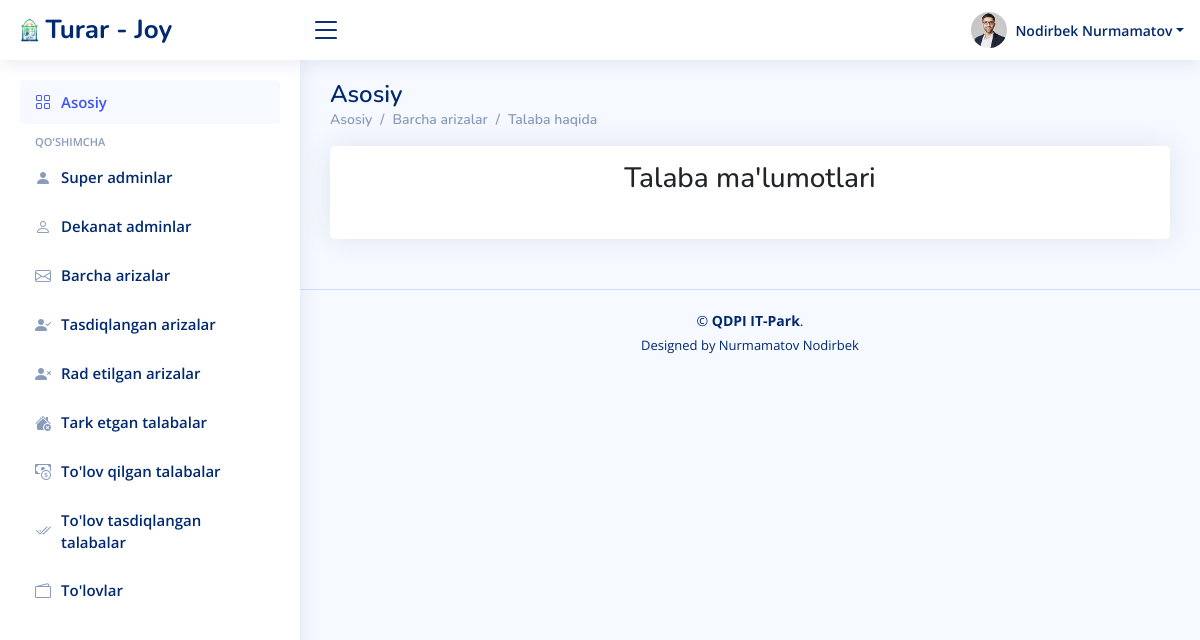
The page /ariza/arizalar_jadvali/83323e54-8c00-4353-89f4-0b5cdd49aed3/ on the database as committed earlier.
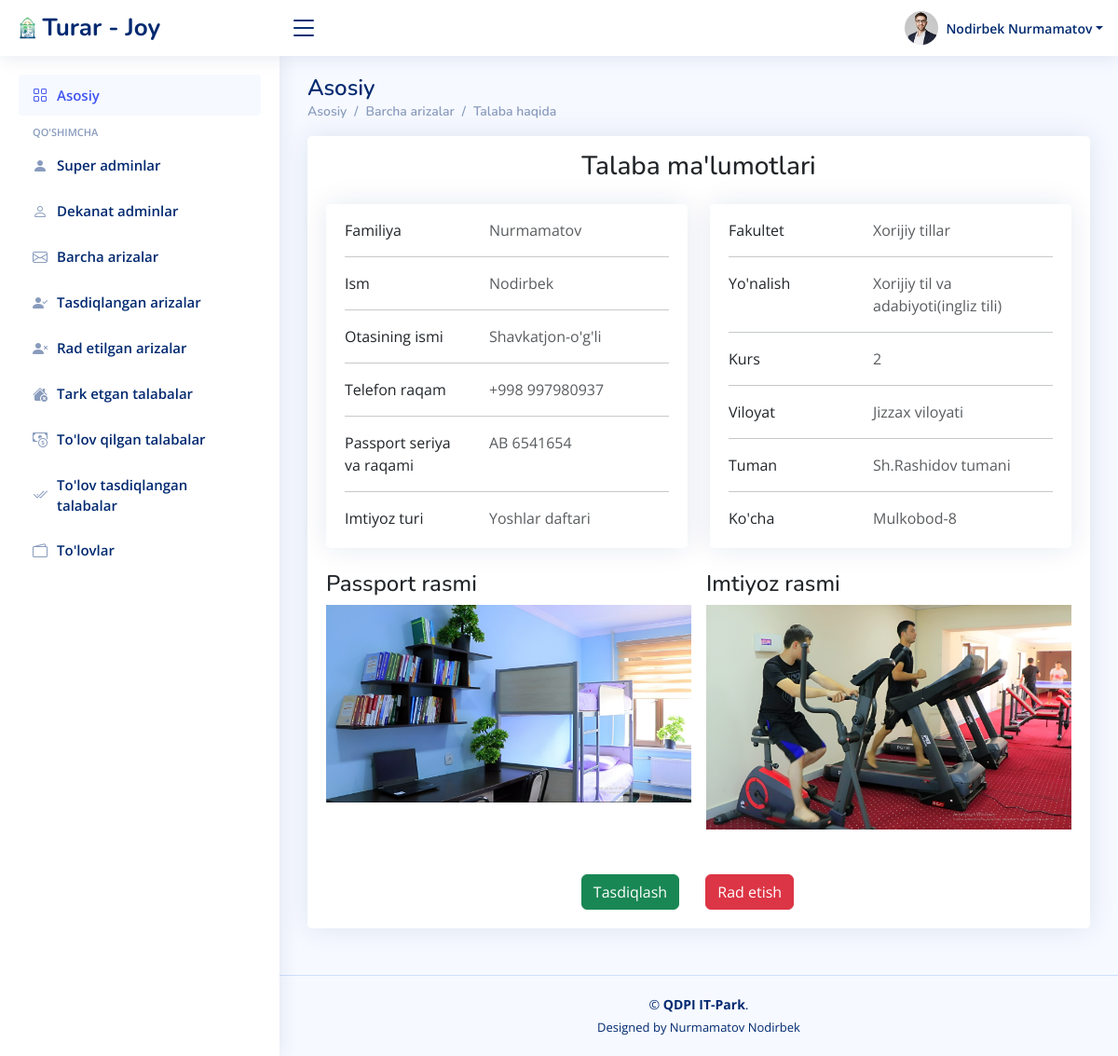
The same page on the database as committed later.
### ariza/models.py (models this page shows)
class Imtiyoz(models.Model):
    talaba_id = models.CharField(max_length=100)
    imtiyoz_nomi = models.CharField(max_length=100)
    imtiyoz_file = models.FileField(upload_to='imtiyoz/')
    tasdiqlash = models.CharField(max_length=100, blank=True)
    xulosa = models.CharField(max_length=1000, blank=True)
    sana = models.DateField(auto_now_add=True)

class Ariza(models.Model):
    talaba_id = models.CharField(max_length=100)
    first_name = models.CharField(max_length=100)
    last_name = models.CharField(max_length=100)
    sharif = models.CharField(max_length=100)
    viloyat = models.CharField(max_length=100)
    tuman = models.CharField(max_length=100)
    kocha = models.CharField(max_length=100)
    fakultet = models.CharField(max_length=100)
    yonalish = models.CharField(max_length=100)
    kurs    = models.CharField(max_length=100)
    pasport_serya_raqam = models.CharField(max_length=100)
    pasport_rasm = models.FileField(upload_to='rasmlar/')
    xulosa = models.CharField(max_length=1000, blank=True)
    tasdiqlash = models.CharField(max_length=100, blank=True)
    sana = models.DateTimeField(auto_now_add=True)

### users/models.py (models this page shows)
class User(AbstractUser):
    id = models.UUIDField(primary_key=True, default=uuid.uuid4, unique=True, editable=False)
    sharif = models.CharField(max_length=100)
    lavozim = models.CharField(max_length=100)
    fakultet = models.CharField(max_length=100, blank=True)
    parol = models.CharField(max_length=100)

### ariza/views.py (the view)
# urls.py: path('arizalar_jadvali/<str:pk>/', arizalar_jadvali, name='arizalar_jadvali'),
def arizalar_jadvali(request, pk):
    talabalar = User.objects.filter(id=pk)
    arizalar = Ariza.objects.filter(talaba_id=pk)
    imtiyoz = Imtiyoz.objects.filter(talaba_id=pk)
    contex = {
        'talabalar':talabalar,
        'arizalar':arizalar,
        'imtiyoz':imtiyoz,
    }
    return render(request, 'superadmin/arizalar_jadvali.html', contex)

### templates/superadmin/arizalar_jadvali.html (shortened to what the changed rows need)
{% load static %}
<!DOCTYPE html>
<html lang="en">
<head>
  <link href="{% static '/assets/vendor/bootstrap/css/bootstrap.min.css' %}" rel="stylesheet">
  <link href="{% static '/assets/vendor/bootstrap-icons/bootstrap-icons.css' %}" rel="stylesheet">
  <link href="{% static '/assets/vendor/simple-datatables/style.css' %}" rel="stylesheet">
  <link href="{% static '/assets/css/style.css' %}" rel="stylesheet">
</head>
<body>
    <main id="main" class="main">
        <div class="pagetitle">
            <h1>Asosiy</h1>
        </div>
        <section class="section dashboard">
            <div class="row">
                <div class="col-lg-12">
                    <div class="card">
                        <div class="card-body">
                            {% for t in talabalar %}
                                {% for a in arizalar %}
                                {% for i in imtiyoz %}
                                <div class="row">
                                    <div class="col-lg-6">
                                        <div class="card mb-4">
                                            <div class="card-body pt-3">
                                                <div class="row">
                                                    <div class="col-sm-5">
                                                        <p class="mb-0">Familiya</p>
                                                    </div>
                                                    <div class="col-sm-7">
                                                        <p class="text-muted mb-0">{{t.last_name}}</p>
                                                    </div>
                                                </div>
                                                <hr>
                                                <div class="row">
                                                    <div class="col-sm-5">
                                                        <p class="mb-0">Ism</p>
                                                    </div>
                                                    <div class="col-sm-7">
                                                        <p class="text-muted mb-0">{{t.first_name}}</p>
                                                    </div>
                                                </div>
                                                <hr>
                                                <div class="row">
                                                    <div class="col-sm-5">
                                                        <p class="mb-0">Otasining ismi</p>
                                                    </div>
                                                    <div class="col-sm-7">
                                                        <p class="text-muted mb-0">{{t.sharif}}</p>
                                                    </div>
                                                </div>
                                                <hr>
                                                <div class="row">
                                                    <div class="col-sm-5">
                                                        <p class="mb-0">Telefon raqam</p>
                                                    </div>
                                                    <div class="col-sm-7">
                                                        <p class="text-muted mb-0">{{t.username}}</p>
                                                    </div>
                                                </div>
                                                <hr>
                                                <div class="row">
                                                    <div class="col-sm-5">
                                                        <p class="mb-0">Passport seriya va raqami</p>
                                                    </div>
                                                    <div class="col-sm-7">
                                                        <p class="text-muted mb-0">{{a.pasport_serya_raqam}}</p>
                                                    </div>
                                                </div>
                                                <hr>
                                                <div class="row">
                                                    <div class="col-sm-5">
                                                        <p class="mb-0">Imtiyoz turi</p>
                                                    </div>
                                                    <div class="col-sm-7">
                                                        <p class="text-muted mb-0">{{i.imtiyoz_nomi}}</p>
                                                    </div>
                                                </div>
                                            </div>
                                        </div>
                                    </div>
                                    <div class="col-lg-6">
                                        <div class="card mb-4">
                                            <div class="card-body pt-3">
                                                <div class="row">
                                                    <div class="col-sm-5">
                                                        <p class="mb-0">Fakultet</p>
                                                    </div>
                                                    <div class="col-sm-7">
                                                        <p class="text-muted mb-0">{{a.fakultet}}</p>
                                                    </div>
                                                </div>
                                                <hr>
                                                <div class="row">
                                                    <div class="col-sm-5">
                                                        <p class="mb-0">Yo'nalish</p>
                                                    </div>
                                                    <div class="col-sm-7">
                                                        <p class="text-muted mb-0">{{a.yonalish}}</p>
                                                    </div>
                                                </div>
                                                <hr>
                                                <div class="row">
                                                    <div class="col-sm-5">
                                                        <p class="mb-0">Kurs</p>
                                                    </div>
                                                    <div class="col-sm-7">
                                                        <p class="text-muted mb-0">{{a.kurs}}</p>
                                                    </div>
                                                </div>
                                                <hr>
                                                <div class="row">
                                                    <div class="col-sm-5">
                                                        <p class="mb-0">Viloyat</p>
                                                    </div>
                                                    <div class="col-sm-7">
                                                        <p class="text-muted mb-0">{{a.viloyat}}</p>
                                                    </div>
                                                </div>
                                                <hr>
                                                <div class="row">
                                                    <div class="col-sm-5">
                                                        <p class="mb-0">Tuman</p>
                                                    </div>
                                                    <div class="col-sm-7">
                                                        <p class="text-muted mb-0">{{a.tuman}}</p>
                                                    </div>
                                                </div>
                                                <hr>
                                                <div class="row">
                                                    <div class="col-sm-5">
                                                        <p class="mb-0">Ko'cha</p>
                                                    </div>
                                                    <div class="col-sm-7">
                                                        <p class="text-muted mb-0">{{a.kocha}}</p>
                                                    </div>
                                                </div>
                                            </div>
                                        </div>
                                    </div>
                                </div>
                                <div class="row g-3">
                                    <div class="passport-info col-lg-6">
                                        <h4>Passport rasmi</h4>
                                        <img class="w-100" src="{{a.pasport_rasm.url}}">
                                    </div>
                                    <div class="passport-info col-lg-6">
                                        <h4>Imtiyoz rasmi</h4>
                                        <img class="w-100" src="{{i.imtiyoz_file.url}}">
                                    </div>
                                </div>
                                <div class="col-12 pt-5 text-center">
                                    <a class="btn btn-success" href="{% url 'tasdiqlangan_ariza' a.talaba_id %}">Tasdiqlash</a>
                                    <a class="btn btn-danger mx-4" href="{% url 'radetilgan_ariza' a.talaba_id %}">Rad etish</a>
                                </div>
                                {% endfor %}
                                {% endfor %}
                            {% endfor %}
                        </div>
                    </div>
                </div>
            </div>
        </section>
    </main>
</body>
</html>

Rows that differ between the two databases and show on the page:
added User: last_name "Nurmamatov", first_name "Nodirbek", sharif "Shavkatjon-o'g'li", username "+998 997980937"
added Ariza: pasport_serya_raqam "AB 6541654", fakultet "Xorijiy tillar", yonalish "Xorijiy til va adabiyoti(ingliz tili)", kurs "2", viloyat "Jizzax viloyati", tuman "Sh.Rashidov tumani", kocha "Mulkobod-8"
added Imtiyoz: imtiyoz_nomi "Yoshlar daftari", pasport_rasm (picture), imtiyoz_file (picture)
